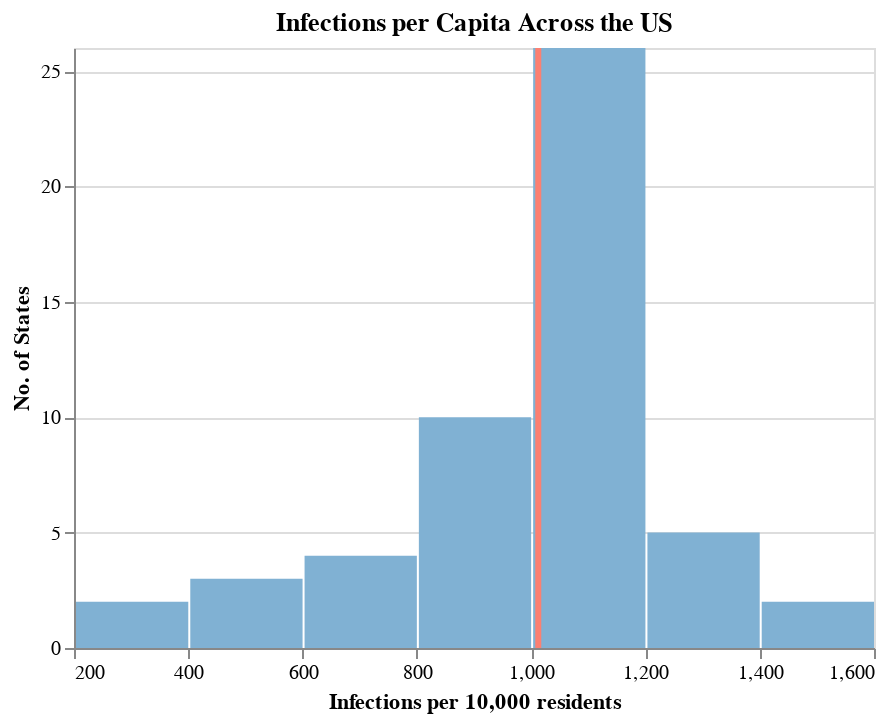

The notebook cell this image was saved under:
### Code cell
infections_hist = alt.Chart(
    state_infection,
    title = "Infections per Capita Across the US").mark_bar(
    color = '#80b1d3').encode(
    x = alt.X("total_infections_per_capita:Q", 
              bin = True,
              axis = alt.Axis(title = "Infections per 10,000 residents")),
    y = alt.Y('count()',
             title = "No. of States")
)
infections_hist_mean = alt.Chart(state_infection).mark_rule(color = '#fb8072').encode(
    x = alt.X('mean(total_infections_per_capita):Q',
              title = ""),
    size = alt.value(3)
)
infections_hist + infections_hist_mean

### Figure 1 — Vega-Lite specification as saved in the notebook (floating-point values rounded to 4 significant figures)
{"config": {"view": {"continuousWidth": 400, "continuousHeight": 300}}, "layer": [{"mark": {"type": "bar", "color": "#80b1d3"}, "encoding": {"x": {"type": "quantitative", "axis": {"title": "Infections per 10,000 residents"}, "bin": true, "field": "total_infections_per_capita"}, "y": {"type": "quantitative", "aggregate": "count", "title": "No. of States"}}, "title": "Infections per Capita Across the US"}, {"mark": {"type": "rule", "color": "#fb8072"}, "encoding": {"size": {"value": 3}, "x": {"type": "quantitative", "aggregate": "mean", "field": "total_infections_per_capita", "title": ""}}}], "data": {"name": "data-6594c7dc465ec03417f65de90d589195"}, "$schema": "https://vega.github.io/schema/vega-lite/v4.8.1.json", "datasets": {"data-6594c7dc465ec03417f65de90d589195": [{"state_name": "Hawaii", "total_pop": 1422029, "total_deaths": 515.0, "total_cases": 36714, "total_deaths_per_capita": 3.622, "total_infections_per_capita": 258.2}, {"state_name": "Vermont", "total_pop": 624977, "total_deaths": 258.0, "total_cases": 24421, "total_deaths_per_capita": 4.128, "total_infections_per_capita": 390.8}, {"state_name": "Puerto Rico", "total_pop": 3386941, "total_deaths": 0.0, "total_cases": 168433, "total_deaths_per_capita": 0.0, "total_infections_per_capita": 497.3}, {"state_name": "Oregon", "total_pop": 4081943, "total_deaths": 2818.0, "total_cases": 209800, "total_deaths_per_capita": 6.904, "total_infections_per_capita": 514.0}, {"state_name": "Maine", "total_pop": 1332813, "total_deaths": 861.0, "total_cases": 69156, "total_deaths_per_capita": 6.46, "total_infections_per_capita": 518.9}, {"state_name": "Washington", "total_pop": 7294336, "total_deaths": 6027.0, "total_cases": 456116, "total_deaths_per_capita": 8.263, "total_infections_per_capita": 625.3}, {"state_name": "District of Columbia", "total_pop": 684498, "total_deaths": 1141.0, "total_cases": 49423, "total_deaths_per_capita": 16.67, "total_infections_per_capita": 722.0}, {"state_name": "New Hampshire", "total_pop": 1343622, "total_deaths": 1373.0, "total_cases": 99323, "total_deaths_per_capita": 10.22, "total_infections_per_capita": 739.2}, {"state_name": "Maryland", "total_pop": 6003435, "total_deaths": 9740.0, "total_cases": 462953, "total_deaths_per_capita": 16.22, "total_infections_per_capita": 771.1}, {"state_name": "Virginia", "total_pop": 8413774, "total_deaths": 11440.0, "total_cases": 681599, "total_deaths_per_capita": 13.59, "total_infections_per_capita": 810.1}, {"state_name": "West Virginia", "total_pop": 1829054, "total_deaths": 2901.0, "total_cases": 164346, "total_deaths_per_capita": 15.86, "total_infections_per_capita": 898.5}, {"state_name": "Pennsylvania", "total_pop": 12791181, "total_deaths": 27760.0, "total_cases": 1217707, "total_deaths_per_capita": 21.7, "total_infections_per_capita": 952.0}, {"state_name": "Ohio", "total_pop": 11641879, "total_deaths": 20360.0, "total_cases": 1113006, "total_deaths_per_capita": 17.49, "total_infections_per_capita": 956.0}, {"state_name": "Alaska", "total_pop": 733430, "total_deaths": 358.0, "total_cases": 70404, "total_deaths_per_capita": 4.881, "total_infections_per_capita": 959.9}, {"state_name": "Missouri", "total_pop": 6090062, "total_deaths": 9279.0, "total_cases": 589498, "total_deaths_per_capita": 15.24, "total_infections_per_capita": 968.0}, {"state_name": "Massachusetts", "total_pop": 6830193, "total_deaths": 18000.0, "total_cases": 663324, "total_deaths_per_capita": 26.35, "total_infections_per_capita": 971.2}, {"state_name": "Connecticut", "total_pop": 3581504, "total_deaths": 8277.0, "total_cases": 348562, "total_deaths_per_capita": 23.11, "total_infections_per_capita": 973.2}, {"state_name": "California", "total_pop": 39148760, "total_deaths": 63350.0, "total_cases": 3827935, "total_deaths_per_capita": 16.18, "total_infections_per_capita": 977.8}, {"state_name": "New Mexico", "total_pop": 2092434, "total_deaths": 4349.0, "total_cases": 205996, "total_deaths_per_capita": 20.78, "total_infections_per_capita": 984.5}, {"state_name": "North Carolina", "total_pop": 10155624, "total_deaths": 13470.0, "total_cases": 1017312, "total_deaths_per_capita": 13.27, "total_infections_per_capita": 1002.0}, {"state_name": "Michigan", "total_pop": 9957488, "total_deaths": 21000.0, "total_cases": 998766, "total_deaths_per_capita": 21.09, "total_infections_per_capita": 1003.0}, {"state_name": "Colorado", "total_pop": 5531141, "total_deaths": 6976.0, "total_cases": 563555, "total_deaths_per_capita": 12.61, "total_infections_per_capita": 1019.0}, {"state_name": "New York", "total_pop": 11174740, "total_deaths": 19690.0, "total_cases": 1158670, "total_deaths_per_capita": 17.62, "total_infections_per_capita": 1037.0}, {"state_name": "Louisiana", "total_pop": 4663616, "total_deaths": 10760.0, "total_cases": 485417, "total_deaths_per_capita": 23.08, "total_infections_per_capita": 1041.0}, {"state_name": "Kentucky", "total_pop": 4440204, "total_deaths": 7296.0, "total_cases": 467047, "total_deaths_per_capita": 16.43, "total_infections_per_capita": 1052.0}, {"state_name": "Texas", "total_pop": 27885195, "total_deaths": 52680.0, "total_cases": 3004368, "total_deaths_per_capita": 18.89, "total_infections_per_capita": 1077.0}, {"state_name": "Georgia", "total_pop": 10297484, "total_deaths": 20770.0, "total_cases": 1109943, "total_deaths_per_capita": 20.17, "total_infections_per_capita": 1078.0}, {"state_name": "Wyoming", "total_pop": 581836, "total_deaths": 751.0, "total_cases": 62737, "total_deaths_per_capita": 12.91, "total_infections_per_capita": 1078.0}, {"state_name": "Mississippi", "total_pop": 2988762, "total_deaths": 7436.0, "total_cases": 323214, "total_deaths_per_capita": 24.88, "total_infections_per_capita": 1081.0}, {"state_name": "Illinois", "total_pop": 12821497, "total_deaths": 25300.0, "total_cases": 1398366, "total_deaths_per_capita": 19.73, "total_infections_per_capita": 1091.0}, {"state_name": "Minnesota", "total_pop": 5527358, "total_deaths": 7615.0, "total_cases": 605554, "total_deaths_per_capita": 13.78, "total_infections_per_capita": 1096.0}, {"state_name": "Montana", "total_pop": 1041732, "total_deaths": 1671.0, "total_cases": 114211, "total_deaths_per_capita": 16.04, "total_infections_per_capita": 1096.0}, {"state_name": "Kansas", "total_pop": 2908776, "total_deaths": 5196.0, "total_cases": 321000, "total_deaths_per_capita": 17.86, "total_infections_per_capita": 1104.0}, {"state_name": "Florida", "total_pop": 20598139, "total_deaths": 36970.0, "total_cases": 2337557, "total_deaths_per_capita": 17.95, "total_infections_per_capita": 1135.0}, {"state_name": "Alabama", "total_pop": 4864680, "total_deaths": 11390.0, "total_cases": 552911, "total_deaths_per_capita": 23.41, "total_infections_per_capita": 1137.0}, {"state_name": "Indiana", "total_pop": 6637426, "total_deaths": 13890.0, "total_cases": 759428, "total_deaths_per_capita": 20.93, "total_infections_per_capita": 1144.0}, {"state_name": "Nevada", "total_pop": 2922849, "total_deaths": 5705.0, "total_cases": 336562, "total_deaths_per_capita": 19.52, "total_infections_per_capita": 1151.0}, {"state_name": "New Jersey", "total_pop": 8881845, "total_deaths": 26490.0, "total_cases": 1023922, "total_deaths_per_capita": 29.82, "total_infections_per_capita": 1153.0}, {"state_name": "Delaware", "total_pop": 949495, "total_deaths": 1695.0, "total_cases": 109673, "total_deaths_per_capita": 17.85, "total_infections_per_capita": 1155.0}, {"state_name": "Idaho", "total_pop": 1687809, "total_deaths": 2164.0, "total_cases": 195630, "total_deaths_per_capita": 12.82, "total_infections_per_capita": 1159.0}, {"state_name": "Arkansas", "total_pop": 2990671, "total_deaths": 5933.0, "total_cases": 350117, "total_deaths_per_capita": 19.84, "total_infections_per_capita": 1171.0}, {"state_name": "Oklahoma", "total_pop": 3918137, "total_deaths": 7406.0, "total_cases": 459205, "total_deaths_per_capita": 18.9, "total_infections_per_capita": 1172.0}, {"state_name": "Nebraska", "total_pop": 1904760, "total_deaths": 2521.0, "total_cases": 223529, "total_deaths_per_capita": 13.24, "total_infections_per_capita": 1174.0}, {"state_name": "Wisconsin", "total_pop": 5778394, "total_deaths": 8154.0, "total_cases": 678436, "total_deaths_per_capita": 14.11, "total_infections_per_capita": 1174.0}, {"state_name": "Iowa", "total_pop": 3132499, "total_deaths": 6149.0, "total_cases": 373406, "total_deaths_per_capita": 19.63, "total_infections_per_capita": 1192.0}, {"state_name": "South Carolina", "total_pop": 4955925, "total_deaths": 9843.0, "total_cases": 598229, "total_deaths_per_capita": 19.86, "total_infections_per_capita": 1207.0}, {"state_name": "Tennessee", "total_pop": 6651089, "total_deaths": 12400.0, "total_cases": 848149, "total_deaths_per_capita": 18.64, "total_infections_per_capita": 1275.0}, {"state_name": "Arizona", "total_pop": 6946685, "total_deaths": 18000.0, "total_cases": 898283, "total_deaths_per_capita": 25.92, "total_infections_per_capita": 1293.0}, {"state_name": "Rhode Island", "total_pop": 1056611, "total_deaths": 2725.0, "total_cases": 140785, "total_deaths_per_capita": 25.79, "total_infections_per_capita": 1332.0}, {"state_name": "Utah", "total_pop": 3045350, "total_deaths": 2364.0, "total_cases": 416548, "total_deaths_per_capita": 7.763, "total_infections_per_capita": 1368.0}, {"state_name": "South Dakota", "total_pop": 864289, "total_deaths": 2039.0, "total_cases": 124641, "total_deaths_per_capita": 23.59, "total_infections_per_capita": 1442.0}, {"state_name": "North Dakota", "total_pop": 752201, "total_deaths": 1528.0, "total_cases": 110779, "total_deaths_per_capita": 20.31, "total_infections_per_capita": 1473.0}]}}
